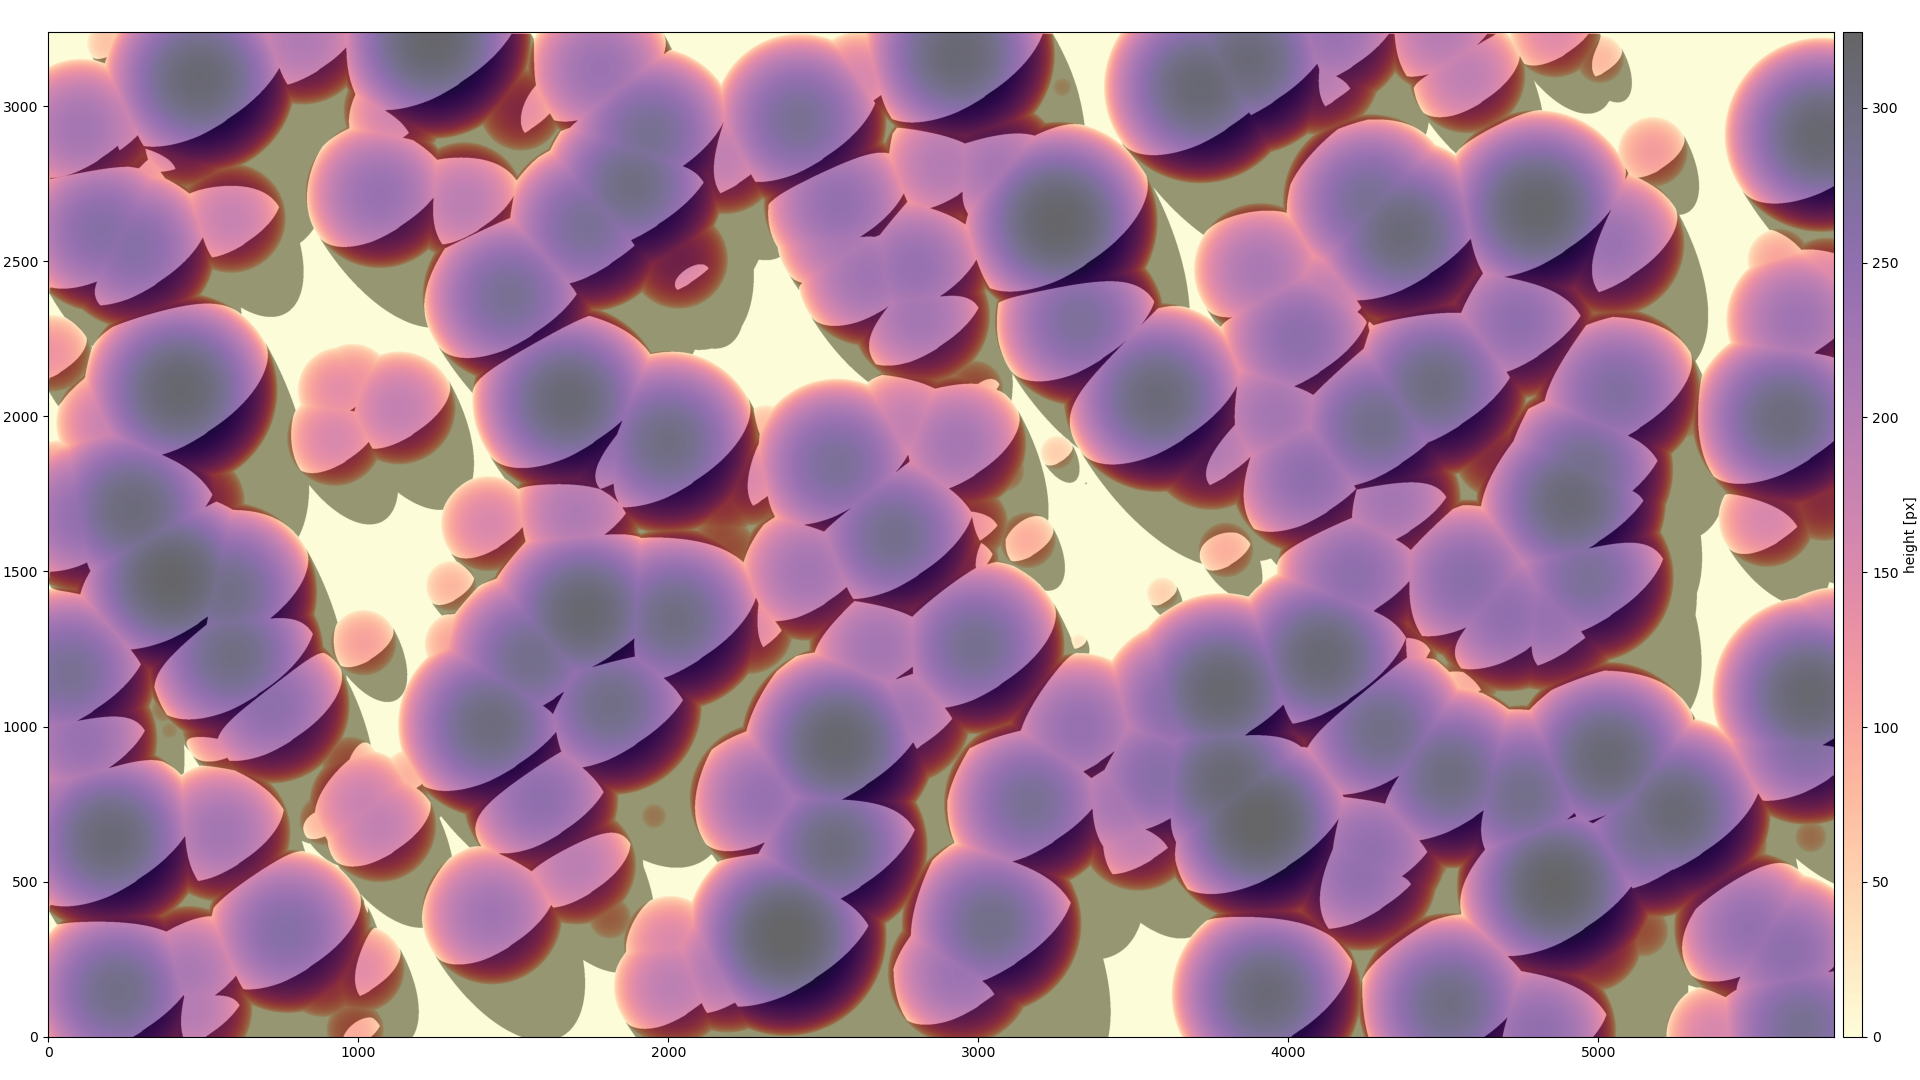

Write Python code to recreate this figure.
import numpy as np
from tqdm import trange
from matplotlib import pyplot as pl


s = np.load("shadow_image.npy")
z = np.load("height_image.npy")
    
fg = pl.figure(1, (19.2, 10.8))
ax = fg.add_axes([0.025, 0.01, .93, .99])
cx = fg.add_axes([0.96, 0.04, .01, .93])
im = ax.imshow(s, cmap=pl.cm.binary,
                   origin="lower")
im = ax.imshow(z, alpha=0.6,
                   cmap=pl.cm.magma_r,
                   origin="lower")
fg.colorbar(im, cax=cx).set_label("height [px]")
pl.savefig("shadow_image.png")
